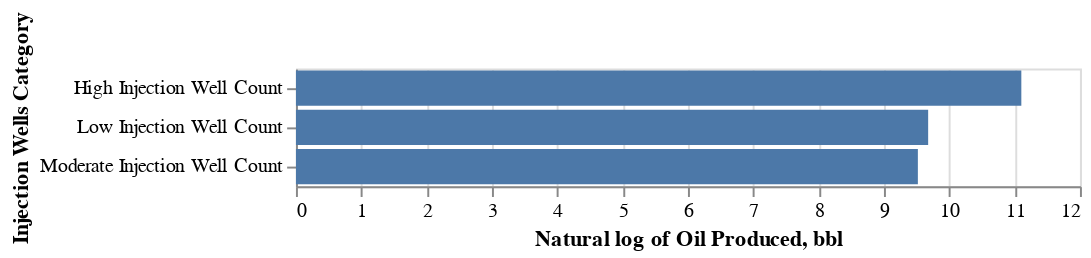

The cell this chart's notebook holds for it:
### Code cell
Chart(IW_df1).mark_bar().encode(x='Natural log of Oil Produced, bbl', y='Injection Wells Category')

### Figure 1 — Vega-Lite specification as saved in the notebook (floating-point values rounded to 4 significant figures)
{"config": {"view": {"continuousWidth": 400, "continuousHeight": 300}}, "data": {"name": "data-2f98b2c1049f6a863084846cde54f9b2"}, "mark": "bar", "encoding": {"x": {"type": "quantitative", "field": "Natural log of Oil Produced, bbl"}, "y": {"type": "nominal", "field": "Injection Wells Category"}}, "$schema": "https://vega.github.io/schema/vega-lite/v4.8.1.json", "datasets": {"data-2f98b2c1049f6a863084846cde54f9b2": [{"Injection Wells Category": "High Injection Well Count", "Natural log of Gas Produced, Mcf": null, "Natural log of Oil Produced, bbl": 11.1}, {"Injection Wells Category": "Low Injection Well Count", "Natural log of Gas Produced, Mcf": 7.979, "Natural log of Oil Produced, bbl": 9.676}, {"Injection Wells Category": "Moderate Injection Well Count", "Natural log of Gas Produced, Mcf": null, "Natural log of Oil Produced, bbl": 9.519}]}}
